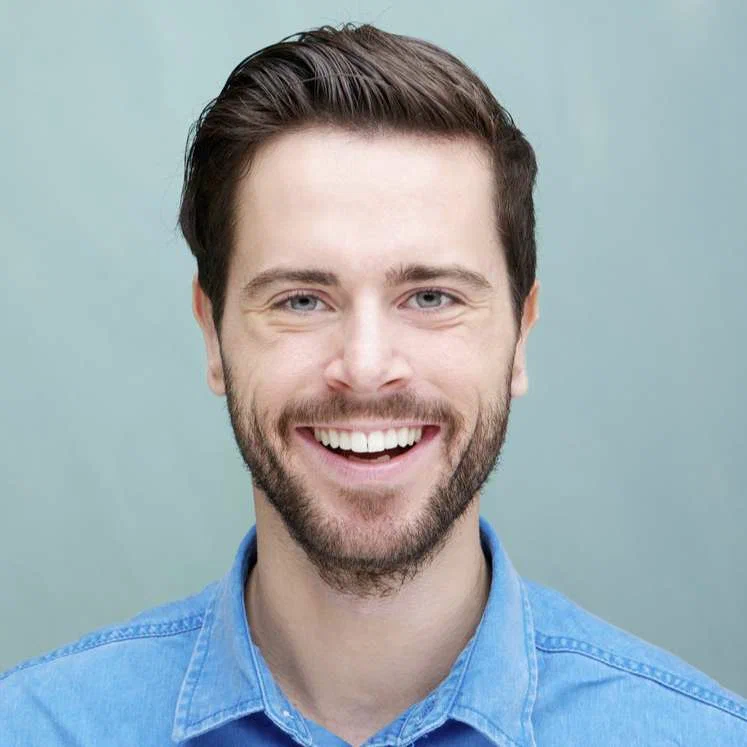
#> input picture 123.jpg, 747 x 747 px
$ python main.py
#> lines starting #> are read from the running program, lines starting #| are printed output that depends on the picture; after the words box and inside, x2 and y2 are one past the last pixel; in counts of white or black regions, pixels touching at a corner belong together
import cv2
import numpy as np

image = cv2.imread("123.jpg")
#> image is the input picture: shape (747, 747, 3); mean B, G, R 176.7, 170.7, 157.5
gray = cv2.cvtColor(image, cv2.COLOR_BGR2GRAY)
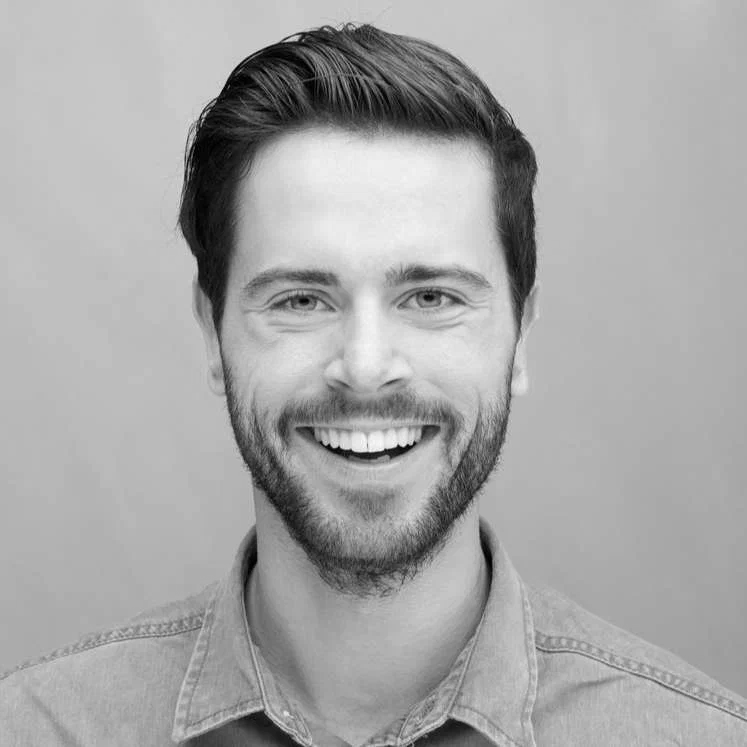
#> gray: shape (747, 747); min 0, max 252, mean 167.4

blurred = cv2.GaussianBlur(gray, (5, 5), 0)

_, thresh = cv2.threshold(blurred, 0, 255, cv2.THRESH_BINARY + cv2.THRESH_OTSU)
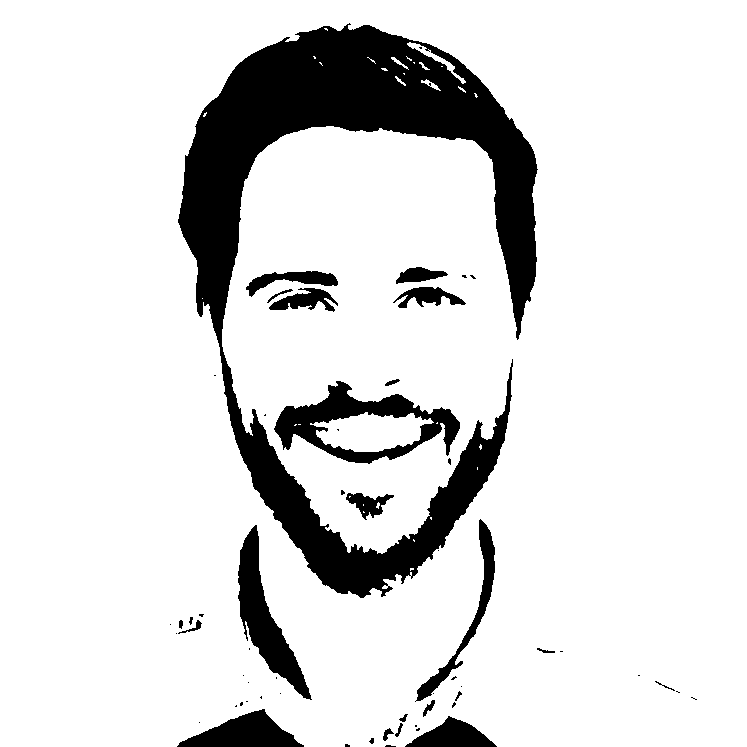
#> thresh: shape (747, 747); 86.5% white; 58 black regions (34 under 20 px)

contours, _ = cv2.findContours(thresh, cv2.RETR_EXTERNAL, cv2.CHAIN_APPROX_SIMPLE)
#> contours = 1 contour; box (x1, y1, x2, y2) and area: (0, 0, 747, 747) 552342

largest_contour = max(contours, key=cv2.contourArea)
#> largest_contour = contour of 168 points, box (x1, y1, x2, y2) (0, 0, 747, 747), area 552342


x, y, w, h = cv2.boundingRect(largest_contour)
#> x = 0; y = 0; w = 747; h = 747
cv2.rectangle(image, (x, y), (x + w, y + h), (0, 255, 0), 2)
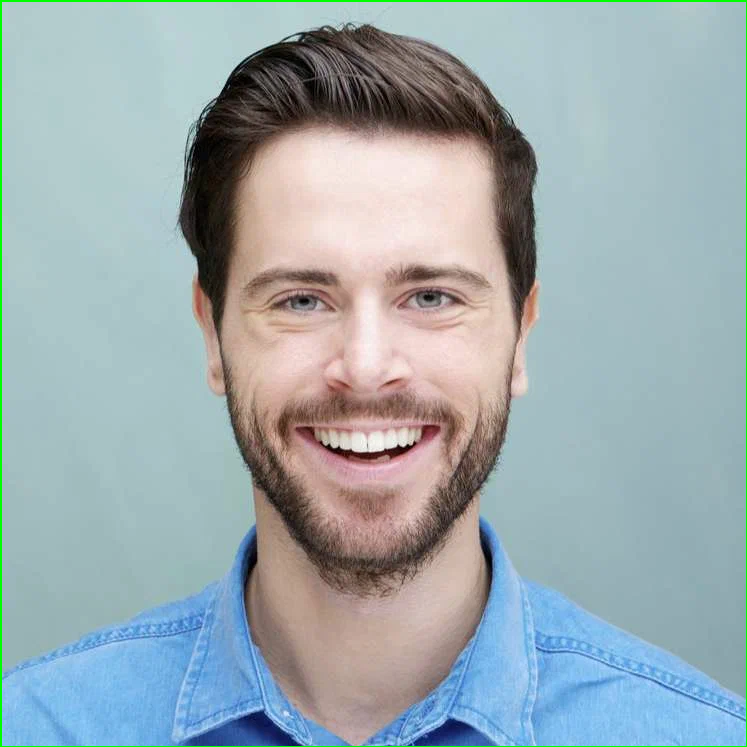
#> image: shape (747, 747, 3); 0.8% of pixels changed, all inside (x1, y1, x2, y2) = (0, 0, 747, 747)

cv2.imshow("Ob'ekt sohasini belgilash", image)
cv2.waitKey(0)
cv2.destroyAllWindows()

$ run again, with animal.jpg copied over 123.jpg
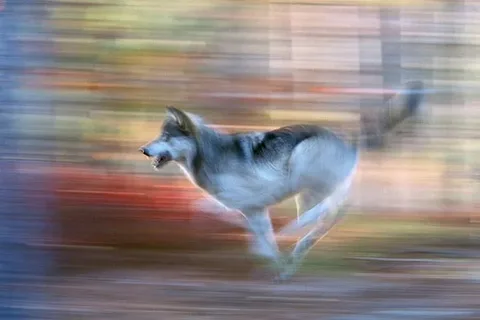
#> input picture animal.jpg, 480 x 320 px
#> image is the input picture: shape (320, 480, 3); mean B, G, R 132.1, 132.8, 141.4
#> `_, thresh = cv2.threshold(blurred, 0, 255, cv2.THRESH_BINARY + cv2.THR..`:
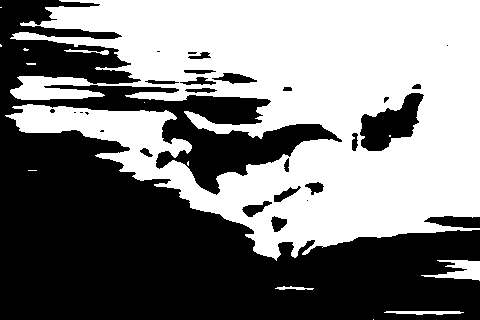
#> thresh: shape (320, 480); 49.7% white; 14 white regions (9 under 20 px)
#> contours = 13 contours, 8 with area under 20; largest, box (x1, y1, x2, y2) and area: (5, 0, 480, 261) 77222, (421, 260, 480, 281) 512, (384, 311, 464, 315) 153, (64, 49, 109, 55) 59, (275, 286, 314, 290) 52
#> largest_contour = contour of 1048 points, box (x1, y1, x2, y2) (5, 0, 480, 261), area 77222
#> x = 5; y = 0; w = 475; h = 261
#> `cv2.rectangle(image, (x, y), (x + w, y + h), (0, 255, 0), 2)`:
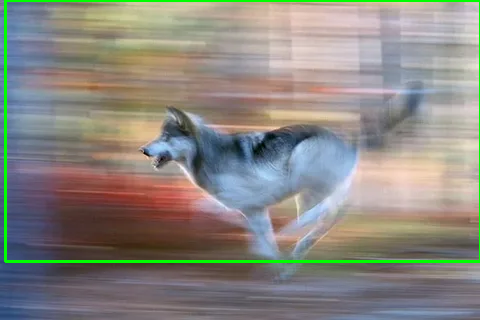
#> image: shape (320, 480, 3); 2.22% of pixels changed, all inside (x1, y1, x2, y2) = (4, 0, 480, 263)
